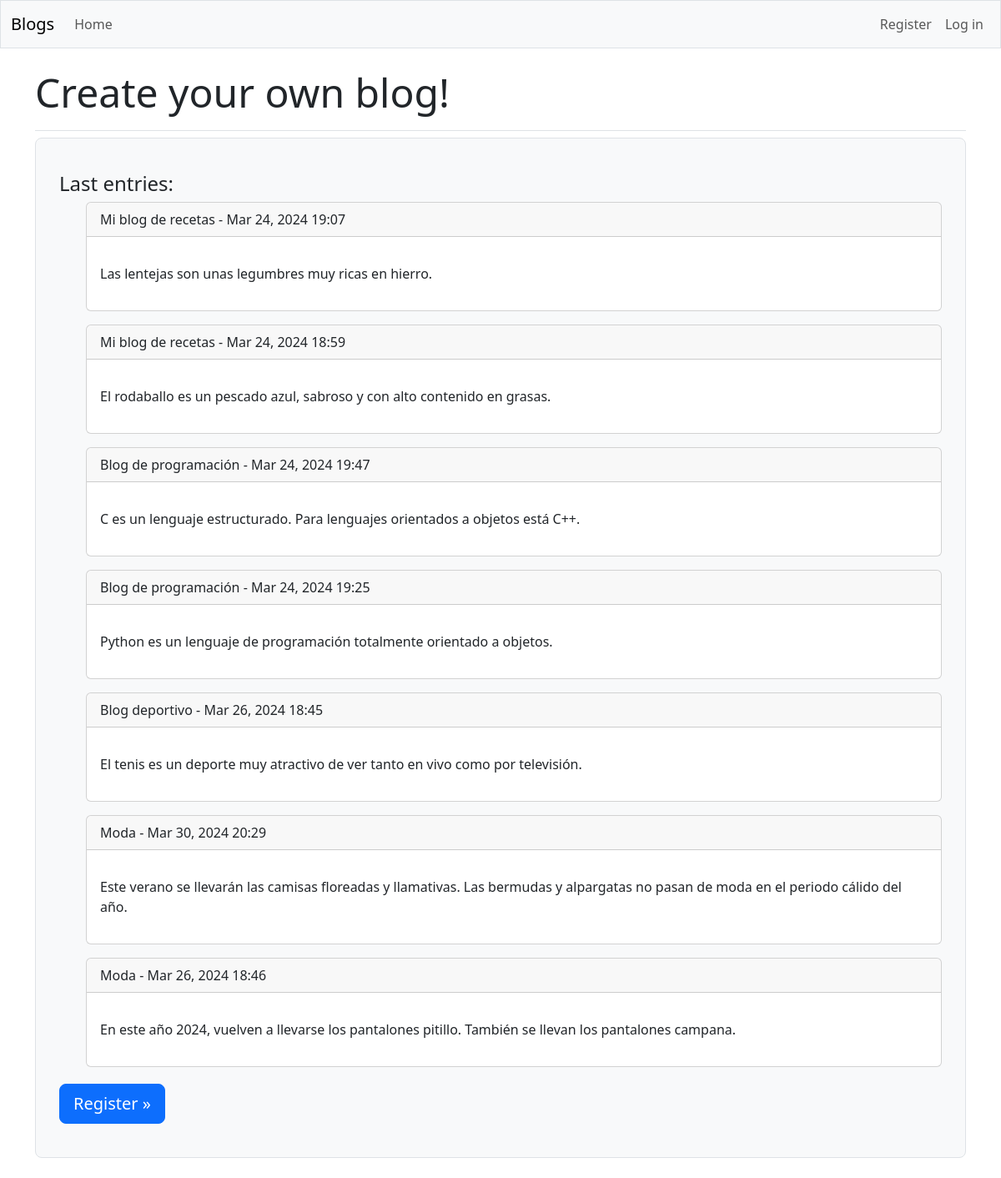
The page / on the database its author committed.
### blogs/models.py (models this page shows, shortened)
class BlogEntry (models.Model):
    blog =  models.ForeignKey(Blog, on_delete = models.CASCADE)
    title = models.CharField(max_length = 100, default = 'Sin título')
    text = models.TextField()
    date_added = models.DateTimeField(auto_now_add = True)
    class Meta:
        verbose_name_plural = 'blog_entries'

class Blog (models.Model):
    title = models.CharField(max_length = 200)
    description = models.TextField()
    date_added = models.DateTimeField(auto_now_add = True)
    owner = models.ForeignKey(User, on_delete = models.CASCADE)

### blogs/views.py (the view)
# urls.py: path('', views.index, name = 'index'),
def index(request):
    entries = []
    blogs = Blog.objects.order_by('date_added')
    for blog in blogs:
        entries += blog.blogentry_set.order_by('-date_added')[:5]
    context = {'blogs': blogs, 'entries': entries}
    return render(request, 'blogs/index.html', context)

### blogs/templates/blogs/index.html
{% extends 'blogs/base.html' %}
{% block page_header %}
    <h2 class="display-5">Create your own blog!</h2>
{% endblock page_header %}
{% block content %}
<div class="p-3 mb-4 bg-light border rounded-3">
    <div class="container-fluid py-4">
        <h4>Last entries: </h4>
        <ul>
            {% for entry in entries %}
            <div class="card mb-3">
                <h7 class = "card-header">
                    {{ entry.blog.title }} -
                    {{ entry.date_added|date:'M d, Y H:i' }}
                </h7>
                <div class="card-body">
                    <p class="card-text">{{ entry.text|linebreaks }}</p></div>
            </div>
            {% empty %}
                <li>No entries have been added yet.</li>
            {% endfor %}
        </ul>
        <a class="btn btn-primary btn-lg mt-1"
            href="{% url 'accounts:register' %}">Register &raquo;</a>
    </div>
</div>
{% endblock content %}

### rows shown on the page
BlogEntry: blog "Mi blog de recetas", date_added "Mar 24, 2024 19:07", text "Las lentejas son unas legumbres muy ricas en hierro."
BlogEntry: blog "Mi blog de recetas", date_added "Mar 24, 2024 18:59", text "El rodaballo es un pescado azul, sabroso y con alto contenido en grasas."
BlogEntry: blog "Blog de programación", date_added "Mar 24, 2024 19:47", text "C es un lenguaje estructurado. Para lenguajes orientados a objetos está C++."
BlogEntry: blog "Blog de programación", date_added "Mar 24, 2024 19:25", text "Python es un lenguaje de programación totalmente orientado a objetos."
BlogEntry: blog "Blog deportivo", date_added "Mar 26, 2024 18:45", text "El tenis es un deporte muy atractivo de ver tanto en vivo como por televisión."
BlogEntry: blog "Moda", date_added "Mar 30, 2024 20:29", text "Este verano se llevarán las camisas floreadas y llamativas. Las bermudas y alpargatas no pasan de moda en el periodo cálido del año."
BlogEntry: blog "Moda", date_added "Mar 26, 2024 18:46", text "En este año 2024, vuelven a llevarse los pantalones pitillo. También se llevan los pantalones campana."
